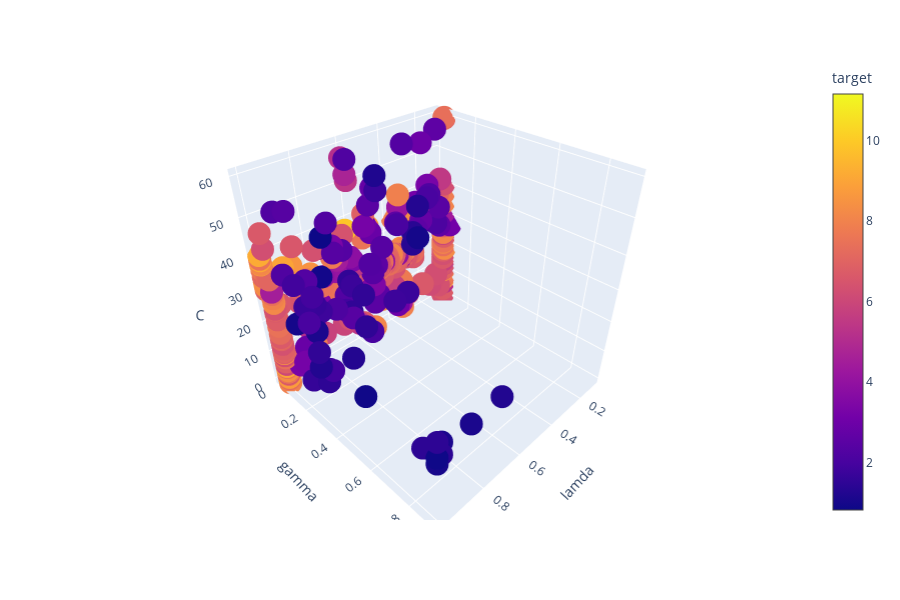

Notebook source saved alongside this figure:
### Code cell
px.scatter_3d(df1, x = "lamda", y = "gamma", z = "C", color = "target", hover_data = ["epsilon"])

### Figure 1 — Plotly figure (JSON) as saved in the notebook; plotly's stock layout.template omitted (floating-point values rounded to 4 significant figures; data arrays with more than 128 entries replaced by an {"elided": "..."} marker saying what was removed)
{"data": [{"customdata": {"elided": "488x1 float values"}, "hoverlabel": {"namelength": 0}, "hovertemplate": "lamda=%{x}<br>gamma=%{y}<br>C=%{z}<br>epsilon=%{customdata[0]}<br>target=%{marker.color}", "legendgroup": "", "marker": {"color": {"elided": "488 float values"}, "coloraxis": "coloraxis", "symbol": "circle"}, "mode": "markers", "name": "", "scene": "scene", "showlegend": false, "type": "scatter3d", "x": {"elided": "488 float values"}, "y": {"elided": "488 float values"}, "z": {"elided": "488 float values"}}], "layout": {"coloraxis": {"colorbar": {"title": {"text": "target"}}, "colorscale": [[0, "#0d0887"], [0.1111, "#46039f"], [0.2222, "#7201a8"], [0.3333, "#9c179e"], [0.4444, "#bd3786"], [0.5556, "#d8576b"], [0.6667, "#ed7953"], [0.7778, "#fb9f3a"], [0.8889, "#fdca26"], [1, "#f0f921"]]}, "height": 600, "legend": {"tracegroupgap": 0}, "margin": {"t": 60}, "scene": {"domain": {"x": [0, 0.98], "y": [0, 1]}, "xaxis": {"title": {"text": "lamda"}}, "yaxis": {"title": {"text": "gamma"}}, "zaxis": {"title": {"text": "C"}}}}}
